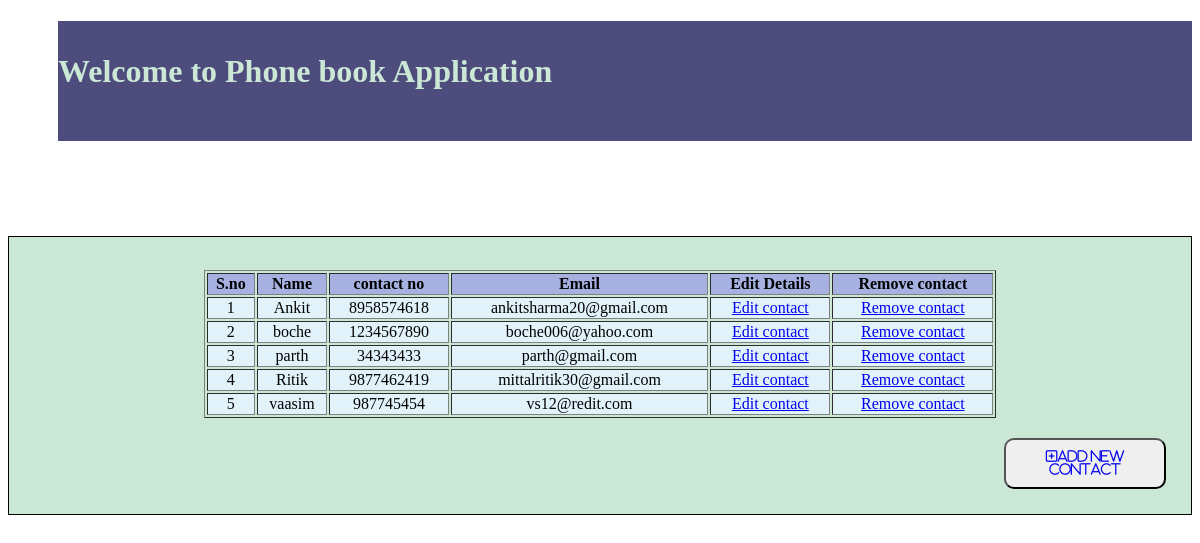
The page / on the database its author committed.
### tables this page shows
CREATE TABLE IF NOT EXISTS `contacts` (
  `name` varchar(10) NOT NULL,
  `id` int(11) NOT NULL AUTO_INCREMENT,
  `phone_no` varchar(10) NOT NULL,
  `email_id` varchar(100) NOT NULL,
  PRIMARY KEY (`id`)
);

### index.php (the view, shortened to what this page needs)
<!DOCTYPE html>
<html>
<head>
    <link rel="stylesheet" type="text/css" href="css/style.css">
</head>
<body>
    <div class="admintitle">
        <h1>Welcome to Phone book Application</h1>
    </div>
    <div class="div1" style="border: 1px solid black; margin-top: 8%">
        <table align="center" border="1" width="70%" style="margin-top: 8px">
		    <tr style="background-color: #a6b1e1">
                <th>S.no</th>
			    <th>Name</th>
			    <th>contact no</th>
			    <th>Email</th>
                <th>Edit Details</th>
                <th>Remove contact</th>
		    </tr>
            <?php
                include('./dbcon.php');
                $query='SELECT * FROM `contacts` ORDER BY `name`';
                $run=mysqli_query($connect, $query);
                if(mysqli_num_rows($run)<1)
                {
                    echo "<h3>data not found</h3>";
                }
                else
                {
                    $count=0;
                    while($data=mysqli_fetch_assoc($run))
                    {
                        $count++;
                        ?>
                            <tr style="background-color: #e1f2fb;">
                                <td align="center"><?php echo $count;    ?></td>
                                <td align="center"><?php echo $data['name']    ?></td>
                                <td align="center"><?php echo $data['phone_no']    ?></td>
                                <td align="center"><?php echo $data['email_id']   ?></td>
                                <td align="center"><a href="updatedata.php?cid=<?php echo $data['id']; ?>"><?php echo "Edit contact";  ?></a></td>
                                <td align="center"><a href="deletedata.php?cid=<?php echo $data['id']; ?>"><?php echo "Remove contact";  ?></a></td>
                            </tr>
                        <?php
                    }
                }
            ?>
        </table>
        <button><a href="add_data.php"><i class="far fa-plus-square size:7x">Add new contact</i></button>
    </div>
</body>
</html>

### css/style.css (style rules this page uses)
.admintitle { background-color: #4d4c7d; color: #cae8d5; height: 120px; margin-left: 50px; line-height: 100px; }
.div1 { padding: 25px; background-color: #cae8d5; }
button { padding: 10px; border-radius: 10px; margin-left: 970px; margin-top: 20px; }

### rows shown on the page
contacts: name "Ankit", phone_no "8958574618", email "ankitsharma20@gmail.com"
contacts: name "boche", phone_no "1234567890", email "boche006@yahoo.com"
contacts: name "parth", phone_no "34343433", email "parth@gmail.com"
contacts: name "Ritik", phone_no "9877462419", email "mittalritik30@gmail.com"
contacts: name "vaasim", phone_no "987745454", email "vs12@redit.com"
